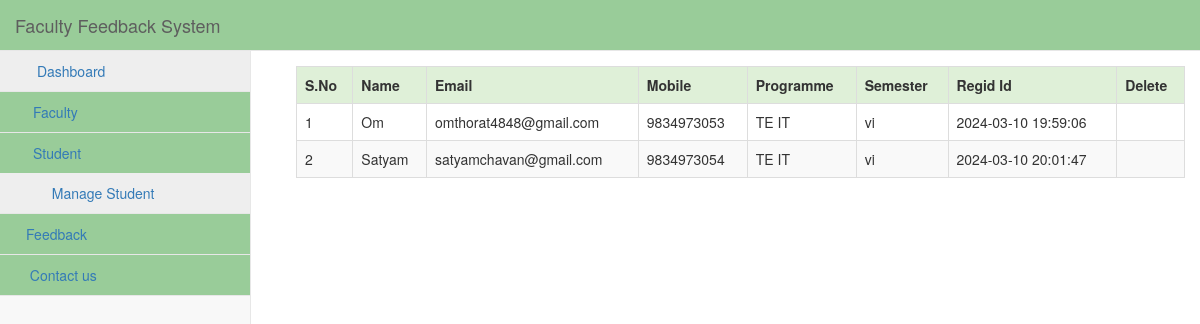
The app's page /admin/dashboard.php?info=display_student (signed in) with its own data.
### tables this page shows
CREATE TABLE `user` (
  `id` int(11) NOT NULL,
  `name` char(40) NOT NULL,
  `email` varchar(40) NOT NULL,
  `pass` varchar(40) NOT NULL,
  `mobile` bigint(11) NOT NULL,
  `programme` varchar(20) NOT NULL,
  `semester` varchar(10) NOT NULL,
  `gender` varchar(40) NOT NULL,
  `hobbies` varchar(40) NOT NULL,
  `image` varchar(50) NOT NULL,
  `dob` date NOT NULL,
  `regid` varchar(20) NOT NULL
);

### admin/display_student.php (the view, shortened to what this page needs)
<?php
	echo "<table class='table table-responsive table-bordered table-striped table-hover' style=margin:15px;>";
	echo "<tr class='success'>";
	echo "<th>S.No</th>";
	echo "<th>Name</th>";
	echo "<th>Email</th>";
	echo "<th>Mobile</th>";
	echo "<th>Programme</th>";
	echo "<th>Semester</th>";
	echo "<th>Regid Id</th>";
	echo "<th>Delete</th>";
	echo "</tr>";
	$i=1;
	$que=mysqli_query($conn,"select * from user");
	while($row=mysqli_fetch_array($que))
	{
		echo "<tr>";
		echo "<td>".$i."</td>";
		echo "<td>".$row['name']."</td>";
		echo "<td>".$row['email']."</td>";
		echo "<td>".$row['mobile']."</td>";
		echo "<td>".$row['programme']."</td>";
		echo "<td>".$row['semester']."</td>";
		echo "<td>".$row['regid']."</td>";
		echo "<td class='text-center'><a href='#' onclick='deletes($row[id])'><span class='glyphicon glyphicon-remove' style=color:red;></span></a></td>";
		echo "</tr>";
		$i++;
	}
?>

### css/sb-admin-2.css (style rules this page uses)
body { background-color: #f8f8f8; }

### records on screen
user: name "Om", email "omthorat4848@gmail.com", mobile "9834973053", programme "TE IT", semester "vi", regid "2024-03-10 19:59:06"
user: name "Satyam", email "satyamchavan@gmail.com", mobile "9834973054", programme "TE IT", semester "vi", regid "2024-03-10 20:01:47"
